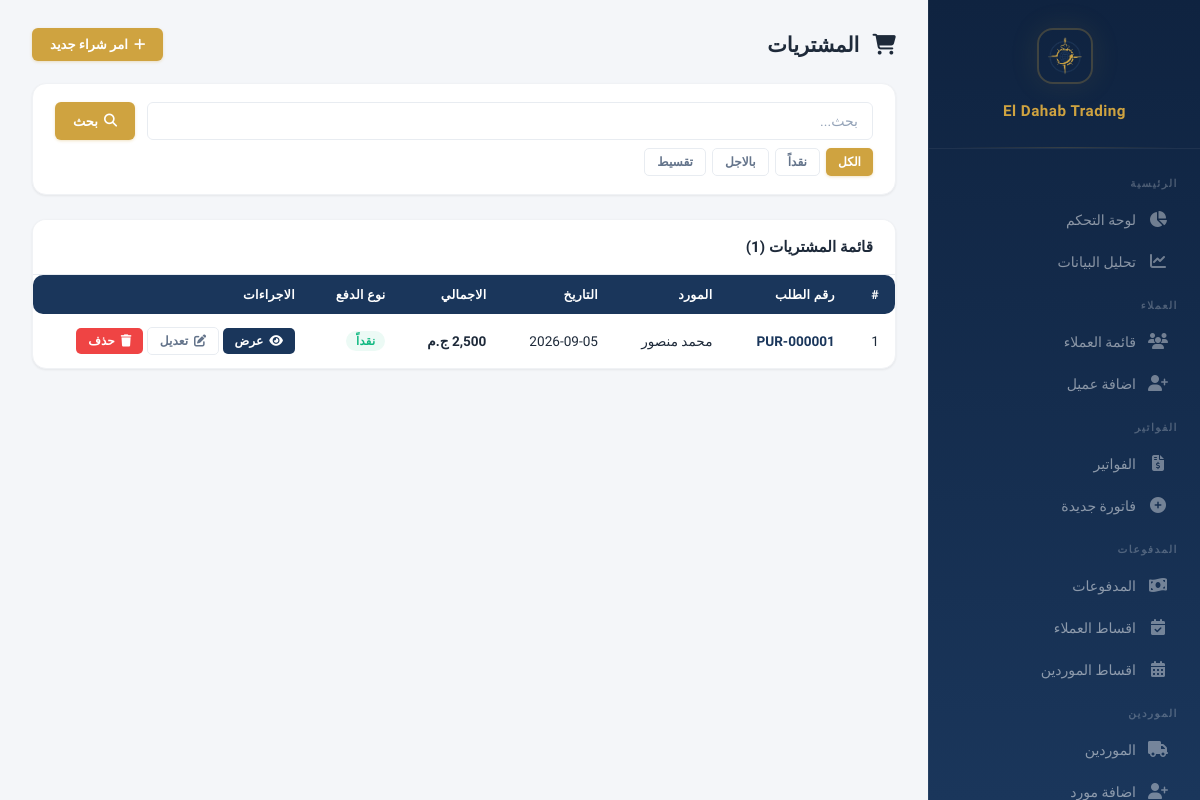
The page /purchases (signed in) on the database as committed earlier.
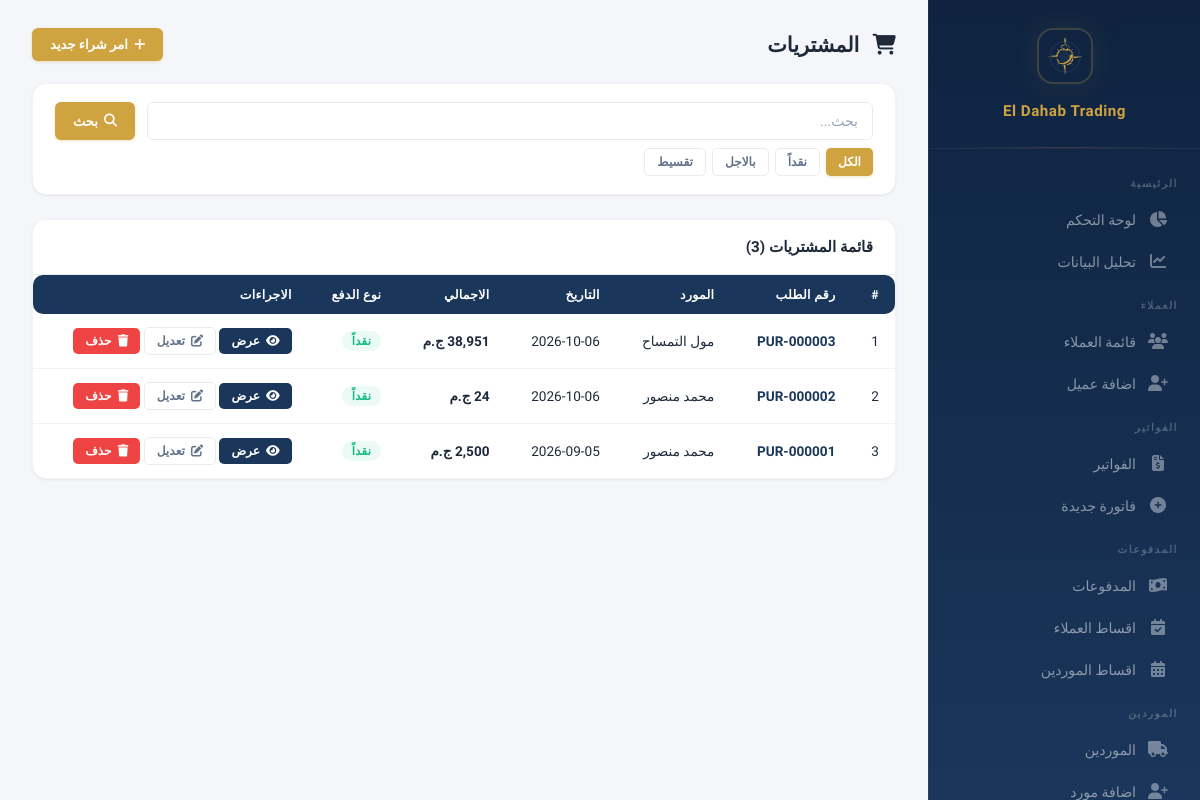
The same page on the database as committed later.
### models.py (models this page shows, shortened)
class Purchase(db.Model):
    __tablename__ = 'purchases'
    id = db.Column(db.Integer, primary_key=True)
    purchase_number = db.Column(db.String(50), unique=True, nullable=False)
    supplier_id = db.Column(db.Integer, db.ForeignKey('suppliers.id'), nullable=False)
    total = db.Column(db.Float, default=0)
    discount = db.Column(db.Float, default=0)
    payment_type = db.Column(db.String(20), default='cash')
    payment_method = db.Column(db.String(20), default='cash')
    receipt_image = db.Column(db.String(200))
    created_by = db.Column(db.Integer, db.ForeignKey('users.id'))
    creator = db.relationship('User', foreign_keys=[created_by])
    modified_by = db.Column(db.Integer, db.ForeignKey('users.id'))
    modifier = db.relationship('User', foreign_keys=[modified_by])
    show_balance = db.Column(db.Boolean, default=False)
    paid_amount = db.Column(db.Float, default=0)
    remaining = db.Column(db.Float, default=0)
    previous_due = db.Column(db.Float, default=0)
    balance_after = db.Column(db.Float, default=0)
    date = db.Column(db.DateTime, default=datetime.utcnow)
    notes = db.Column(db.Text)
    items = db.relationship('PurchaseItem', backref='purchase', lazy=True, cascade='all, delete-orphan')
    payments = db.relationship('SupplierPayment', backref='purchase', lazy=True)
    returns = db.relationship('SupplierReturn', backref='purchase', lazy=True)

class Supplier(db.Model):
    __tablename__ = 'suppliers'
    id = db.Column(db.Integer, primary_key=True)
    name = db.Column(db.String(200), nullable=False)
    phone = db.Column(db.String(50))
    address = db.Column(db.Text)
    notes = db.Column(db.Text)
    created_at = db.Column(db.DateTime, default=datetime.utcnow)
    purchases = db.relationship('Purchase', backref='supplier', lazy=True)
    payments = db.relationship('SupplierPayment', backref='supplier', lazy=True)
    returns = db.relationship('SupplierReturn', backref='supplier', lazy=True)
    installment_plans = db.relationship('SupplierInstallmentPlan', backref='supplier', lazy=True)

### app.py (the view)
@app.route('/purchases')
@login_required
def purchases_list():
    search = request.args.get('search', '')
    payment_type = request.args.get('payment_type', '')
    query = Purchase.query
    if search:
        query = query.join(Supplier).filter(
            Purchase.purchase_number.contains(search) | Supplier.name.contains(search)
        )
    if payment_type:
        query = query.filter_by(payment_type=payment_type)
    purchases = query.order_by(Purchase.date.desc()).all()
    return render_template('purchases_list.html', purchases=purchases, search=search,
        payment_type=payment_type, PAYMENT_TYPES=PAYMENT_TYPES)

### app.py (called while the page is built)
@app.context_processor
def inject_payment_methods():
    return {'PAYMENT_METHODS': PAYMENT_METHODS, 'parse_images': parse_images}

@app.before_request
def check_session_expiry():
    if 'user_id' in session and session.get('expires_at'):
        if datetime.utcnow().timestamp() > session['expires_at']:
            session.clear()
            flash('انتهت الجلسة، يرجى تسجيل الدخول مرة اخرى', 'warning')
            return redirect(url_for('login'))

@app.context_processor
def inject_user():
    if not hasattr(g, 'current_user'):
        g.current_user = db.session.get(User, session['user_id']) if 'user_id' in session else None
    return dict(current_user=g.current_user)

### models.py (called while the page is built)
    def has_permission(self, page):
        if self.is_admin:
            return True
        return any(p.page == page for p in self.permissions)

### templates/purchases_list.html (shortened to what this page needs)
{% extends "base.html" %}
{% block content %}
<div class="page-header">
    <h1 style="font-size:1.3rem;font-weight:700;color:var(--text);margin-bottom:0;">
        <i class="fas fa-shopping-cart" style="margin-left:8px;"></i> المشتريات
    </h1>
    <a href="{{ url_for('purchase_add') }}" class="btn btn-gold"><i class="fas fa-plus"></i> امر شراء جديد</a>
</div>
<div class="data-card" style="margin-bottom:24px;">
    <div class="data-card-body">
        <form method="GET" action="{{ url_for('purchases_list') }}" style="display:flex;gap:12px;flex-wrap:wrap;">
            <input type="text" name="search" class="form-control" placeholder="بحث..." value="{{ search }}" style="flex:1;min-width:200px;">
            <button type="submit" class="btn btn-gold"><i class="fas fa-search"></i> بحث</button>
        </form>
        <div style="display:flex;gap:6px;flex-wrap:wrap;margin-top:8px;">
            <a href="{{ url_for('purchases_list') }}" class="btn btn-sm {% if not payment_type %}btn-gold{% else %}btn-outline{% endif %}">الكل</a>
            {% for key, label in PAYMENT_TYPES.items() %}
            <a href="{{ url_for('purchases_list', payment_type=key) }}" class="btn btn-sm {% if payment_type == key %}btn-gold{% else %}btn-outline{% endif %}">{{ label }}</a>
            {% endfor %}
        </div>
    </div>
</div>
<div class="data-card">
    <div class="data-card-header">
        <h3>قائمة المشتريات ({{ purchases|length }})</h3>
    </div>
    <div class="data-card-body" style="padding:0;">
        <table>
            <thead>
                <tr>
                    <th>#</th>
                    <th>رقم الطلب</th>
                    <th>المورد</th>
                    <th>التاريخ</th>
                    <th>الاجمالي</th>
                    <th>نوع الدفع</th>
                    <th>الاجراءات</th>
                </tr>
            </thead>
            <tbody>
                {% for p in purchases %}
                <tr>
                    <td>{{ loop.index }}</td>
                    <td><a href="{{ url_for('purchase_view', purchase_id=p.id) }}" style="color:var(--navy);text-decoration:none;font-weight:700;">{{ p.purchase_number }}</a></td>
                    <td>{{ p.supplier.name }}</td>
                    <td>{{ p.date.strftime('%Y-%m-%d') }}</td>
                    <td style="font-weight:700;">{{ "{:,.0f}".format(p.total or 0) }} ج.م</td>
                    <td>
                        {% if p.payment_type == 'cash' %}
                        <span class="badge badge-success">نقداً</span>
                        {% elif p.payment_type == 'credit' %}
                        <span class="badge badge-warning" style="background:rgba(245,158,11,0.12);color:#b45309;">اجل</span>
                        {% elif p.payment_type == 'installment' %}
                        <span class="badge badge-info">تقسيط</span>
                        {% endif %}
                    </td>
                    <td>
                        <a href="{{ url_for('purchase_view', purchase_id=p.id) }}" class="btn btn-sm btn-navy"><i class="fas fa-eye"></i> عرض</a>
                        <a href="{{ url_for('purchase_edit', purchase_id=p.id) }}" class="btn btn-sm btn-outline"><i class="fas fa-edit"></i> تعديل</a>
                        <form method="POST" action="{{ url_for('purchase_delete', purchase_id=p.id) }}" style="display:inline;" onsubmit="return confirm('هل انت متاكد من الحذف؟');">
                            <button type="submit" class="btn btn-sm btn-danger"><i class="fas fa-trash"></i> حذف</button>
                        </form>
                    </td>
                </tr>
                {% endfor %}
            </tbody>
        </table>
    </div>
</div>
{% endblock %}

### templates/base.html (shortened to what this page needs)
<!DOCTYPE html>
<html lang="ar" dir="rtl">
<head>
    <link rel="stylesheet" href="https://cdnjs.cloudflare.com/ajax/libs/font-awesome/6.5.1/css/all.min.css">
    <link rel="stylesheet" href="{{ url_for('static', filename='css/style.css') }}">
</head>
<body>
    <div class="app-layout">
        <nav class="sidebar" id="sidebar">
            <div class="sidebar-header">
                <img src="{{ url_for('static', filename='logo.png') }}" alt="Logo">
                <h2>El Dahab Trading</h2>
            </div>
            <div class="sidebar-nav">
                {% if current_user.is_admin or current_user.has_permission('dashboard') %}
                <div class="nav-section">الرئيسية</div>
                <a href="{{ url_for('dashboard') }}" class="nav-link {% if request.endpoint == 'dashboard' %}active{% endif %}">
                    <span class="icon"><i class="fas fa-chart-pie"></i></span> لوحة التحكم
                </a>
                {% endif %}
                {% if current_user.is_admin or current_user.has_permission('analytics') %}
                <a href="{{ url_for('analytics') }}" class="nav-link {% if request.endpoint == 'analytics' %}active{% endif %}">
                    <span class="icon"><i class="fas fa-chart-line"></i></span> تحليل البيانات
                </a>
                {% endif %}
                {% if current_user.is_admin or current_user.has_permission('customers') or current_user.has_permission('customer_add') %}
                <div class="nav-section">العملاء</div>
                {% if current_user.is_admin or current_user.has_permission('customers') %}
                <a href="{{ url_for('customers_list') }}" class="nav-link {% if 'customer' in request.endpoint %}active{% endif %}">
                    <span class="icon"><i class="fas fa-users"></i></span> قائمة العملاء
                </a>
                {% endif %}
                {% if current_user.is_admin or current_user.has_permission('customer_add') %}
                <a href="{{ url_for('customer_add') }}" class="nav-link">
                    <span class="icon"><i class="fas fa-user-plus"></i></span> اضافة عميل
                </a>
                {% endif %}
                {% endif %}
                {% if current_user.is_admin or current_user.has_permission('invoices') or current_user.has_permission('invoice_add') %}
                <div class="nav-section">الفواتير</div>
                {% if current_user.is_admin or current_user.has_permission('invoices') %}
                <a href="{{ url_for('invoices_list') }}" class="nav-link {% if 'invoice' in request.endpoint %}active{% endif %}">
                    <span class="icon"><i class="fas fa-file-invoice-dollar"></i></span> الفواتير
                </a>
                {% endif %}
                {% if current_user.is_admin or current_user.has_permission('invoice_add') %}
                <a href="{{ url_for('invoice_add') }}" class="nav-link">
                    <span class="icon"><i class="fas fa-plus-circle"></i></span> فاتورة جديدة
                </a>
                {% endif %}
                {% endif %}
                {% if current_user.is_admin or current_user.has_permission('payments') or current_user.has_permission('installments_list') or current_user.has_permission('supplier_installments_list') %}
                <div class="nav-section">المدفوعات</div>
                {% if current_user.is_admin or current_user.has_permission('payments') %}
                <a href="{{ url_for('payments_list') }}" class="nav-link {% if 'payment' in request.endpoint and 'supplier' not in request.endpoint %}active{% endif %}">
                    <span class="icon"><i class="fas fa-money-bill-wave"></i></span> المدفوعات
                </a>
                {% endif %}
                {% if current_user.is_admin or current_user.has_permission('installments_list') %}
                <a href="{{ url_for('installments_list') }}" class="nav-link {% if 'installment' in request.endpoint and 'supplier' not in request.endpoint %}active{% endif %}">
                    <span class="icon"><i class="fas fa-calendar-check"></i></span> اقساط العملاء
                </a>
                {% endif %}
                {% if current_user.is_admin or current_user.has_permission('supplier_installments_list') %}
                <a href="{{ url_for('supplier_installments_list') }}" class="nav-link {% if 'supplier_installment' in request.endpoint %}active{% endif %}">
                    <span class="icon"><i class="fas fa-calendar-alt"></i></span> اقساط الموردين
                </a>
                {% endif %}
                {% endif %}
                {% if current_user.is_admin or current_user.has_permission('suppliers') or current_user.has_permission('supplier_add') %}
                <div class="nav-section">الموردين</div>
                {% if current_user.is_admin or current_user.has_permission('suppliers') %}
                <a href="{{ url_for('suppliers_list') }}" class="nav-link {% if 'supplier' in request.endpoint and 'payment' not in request.endpoint %}active{% endif %}">
                    <span class="icon"><i class="fas fa-truck"></i></span> الموردين
                </a>
                {% endif %}
                {% if current_user.is_admin or current_user.has_permission('supplier_add') %}
                <a href="{{ url_for('supplier_add') }}" class="nav-link">
                    <span class="icon"><i class="fas fa-user-plus"></i></span> اضافة مورد
                </a>
                {% endif %}
                {% endif %}
            </div>
        </nav>
        <main class="main-content">
            <div class="content-area">
                {% block content %}{% endblock %}
            </div>
        </main>
    </div>
</body>
</html>

Rows that differ between the two databases and show on the page:
added Purchase: purchase_number "PUR-000003", supplier.name "مول التمساح", date "2026-10-06", total "38,951", payment_type "نقداً"
added Purchase: purchase_number "PUR-000002", supplier.name "محمد منصور", date "2026-10-06", total "24", payment_type "نقداً"
Other text that changed with them:
{{ purchases|length }}: "1" → "3"
